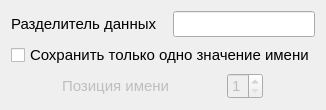
             <widget class="QFrame" name="hjgf">
              <property name="sizePolicy">
               <sizepolicy hsizetype="Expanding" vsizetype="Preferred">
                <horstretch>0</horstretch>
                <verstretch>0</verstretch>
               </sizepolicy>
              </property>
              <property name="styleSheet">
               <string notr="true">QFrame#hjgf{
border: 5px solid rgb(128, 160, 165);
border-radius: 17px;
}</string>
              </property>
              <layout class="QVBoxLayout" name="verticalLayout_32">
               <item>
                <layout class="QHBoxLayout" name="horizontalLayout_65">
                 <item alignment="Qt::AlignLeft">
                  <widget class="QLabel" name="lb_separator">
                   <property name="sizePolicy">
                    <sizepolicy hsizetype="Fixed" vsizetype="Preferred">
                     <horstretch>0</horstretch>
                     <verstretch>0</verstretch>
                    </sizepolicy>
                   </property>
                   <property name="font">
                    <font>
                     <family>Segoe UI</family>
                     <pointsize>11</pointsize>
                    </font>
                   </property>
                   <property name="toolTip">
                    <string>&lt;html&gt;&lt;head/&gt;&lt;body&gt;&lt;p&gt;Это разделитель для имени файлов. К примеру, если файлы называются следующим образом: &amp;quot;NAME-##-#&amp;quot;, то разделитель &amp;quot;-&amp;quot;.&lt;/p&gt;&lt;/body&gt;&lt;/html&gt;</string>
                   </property>
                   <property name="text">
                    <string>Разделитель данных</string>
                   </property>
                  </widget>
                 </item>
                 <item>
                  <widget class="QLineEdit" name="separator_for_data">
                   <property name="sizePolicy">
                    <sizepolicy hsizetype="Fixed" vsizetype="Fixed">
                     <horstretch>0</horstretch>
                     <verstretch>0</verstretch>
                    </sizepolicy>
                   </property>
                   <property name="font">
                    <font>
                     <pointsize>11</pointsize>
                    </font>
                   </property>
                   <property name="toolTipDuration">
                    <number>4</number>
                   </property>
                   <property name="autoFillBackground">
                    <bool>false</bool>
                   </property>
                   <property name="text">
                    <string/>
                   </property>
                  </widget>
                 </item>
                </layout>
               </item>
               <item alignment="Qt::AlignHCenter">
                <widget class="QCheckBox" name="check_name_rheoscan">
                 <property name="enabled">
                  <bool>true</bool>
                 </property>
                 <property name="font">
                  <font>
                   <family>Segoe UI</family>
                   <pointsize>11</pointsize>
                  </font>
                 </property>
                 <property name="text">
                  <string>Сохранить только одно значение имени</string>
                 </property>
                 <property name="checked">
                  <bool>false</bool>
                 </property>
                </widget>
               </item>
               <item>
                <layout class="QHBoxLayout" name="horizontalLayout_116">
                 <item>
                  <widget class="QLabel" name="label_19">
                   <property name="enabled">
                    <bool>false</bool>
                   </property>
                   <property name="sizePolicy">
                    <sizepolicy hsizetype="Fixed" vsizetype="Minimum">
                     <horstretch>0</horstretch>
                     <verstretch>0</verstretch>
                    </sizepolicy>
                   </property>
                   <property name="font">
                    <font>
                     <family>Segoe UI</family>
                     <pointsize>11</pointsize>
                    </font>
                   </property>
                   <property name="toolTip">
                    <string>&lt;html&gt;&lt;head/&gt;&lt;body&gt;&lt;p&gt;Если у вас есть папка с папками, в каждой из которых есть 3 папки, то уровень подпапок должен быть 2, и т.д.&lt;/p&gt;&lt;/body&gt;&lt;/html&gt;</string>
                   </property>
                   <property name="text">
                    <string>Позиция имени</string>
                   </property>
                  </widget>
                 </item>
                 <item>
                  <widget class="QSpinBox" name="spinBox_check_name_rheoscan">
                   <property name="enabled">
                    <bool>false</bool>
                   </property>
                   <property name="sizePolicy">
                    <sizepolicy hsizetype="Fixed" vsizetype="Fixed">
                     <horstretch>0</horstretch>
                     <verstretch>0</verstretch>
                    </sizepolicy>
                   </property>
                   <property name="font">
                    <font>
                     <family>Segoe UI</family>
                     <pointsize>11</pointsize>
                    </font>
                   </property>
                   <property name="minimum">
                    <number>1</number>
                   </property>
                   <property name="maximum">
                    <number>3</number>
                   </property>
                   <property name="value">
                    <number>1</number>
                   </property>
                  </widget>
                 </item>
                </layout>
               </item>
              </layout>
             </widget>
